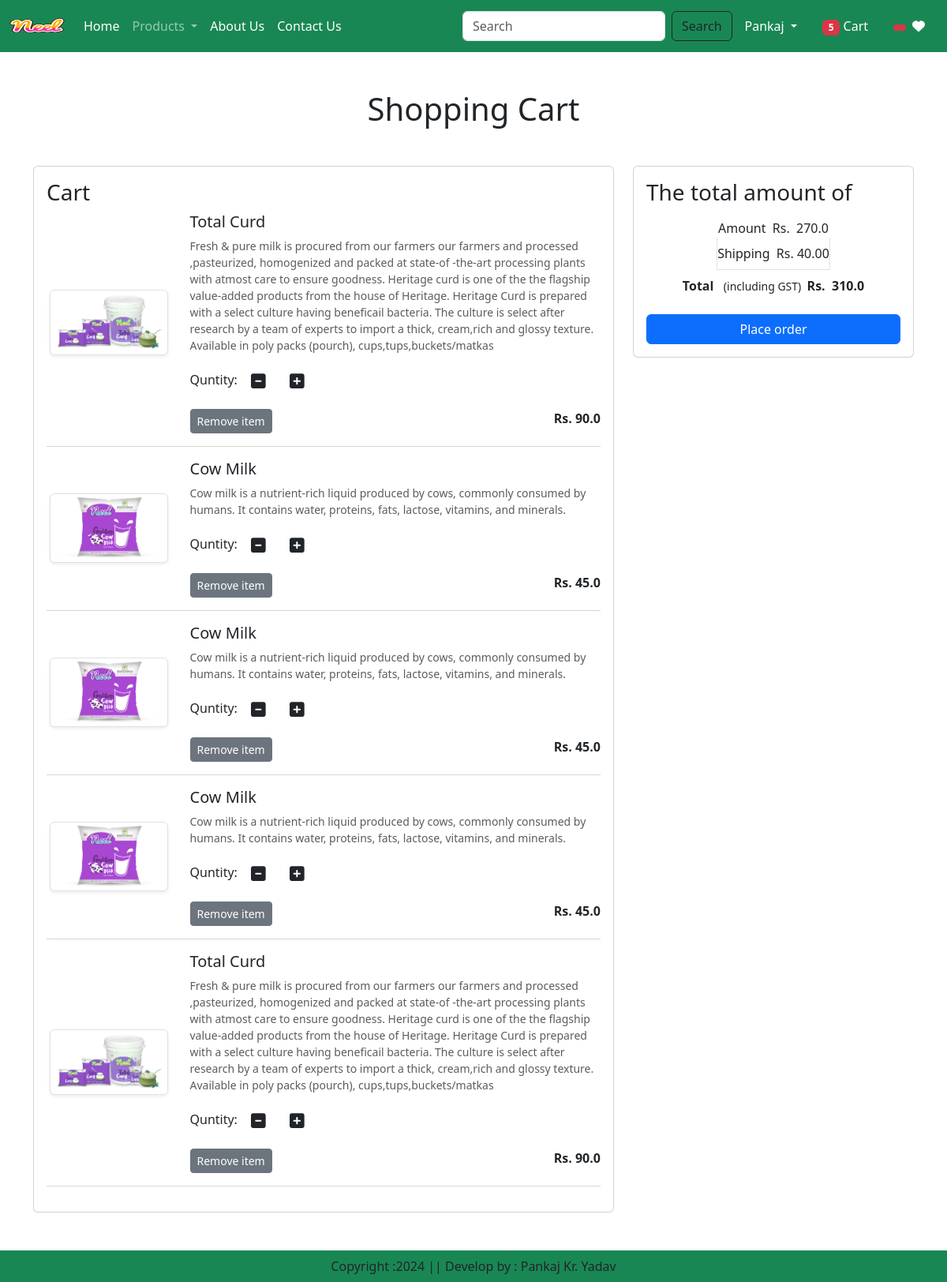
The page /cart/ (signed in) on the database as committed earlier.
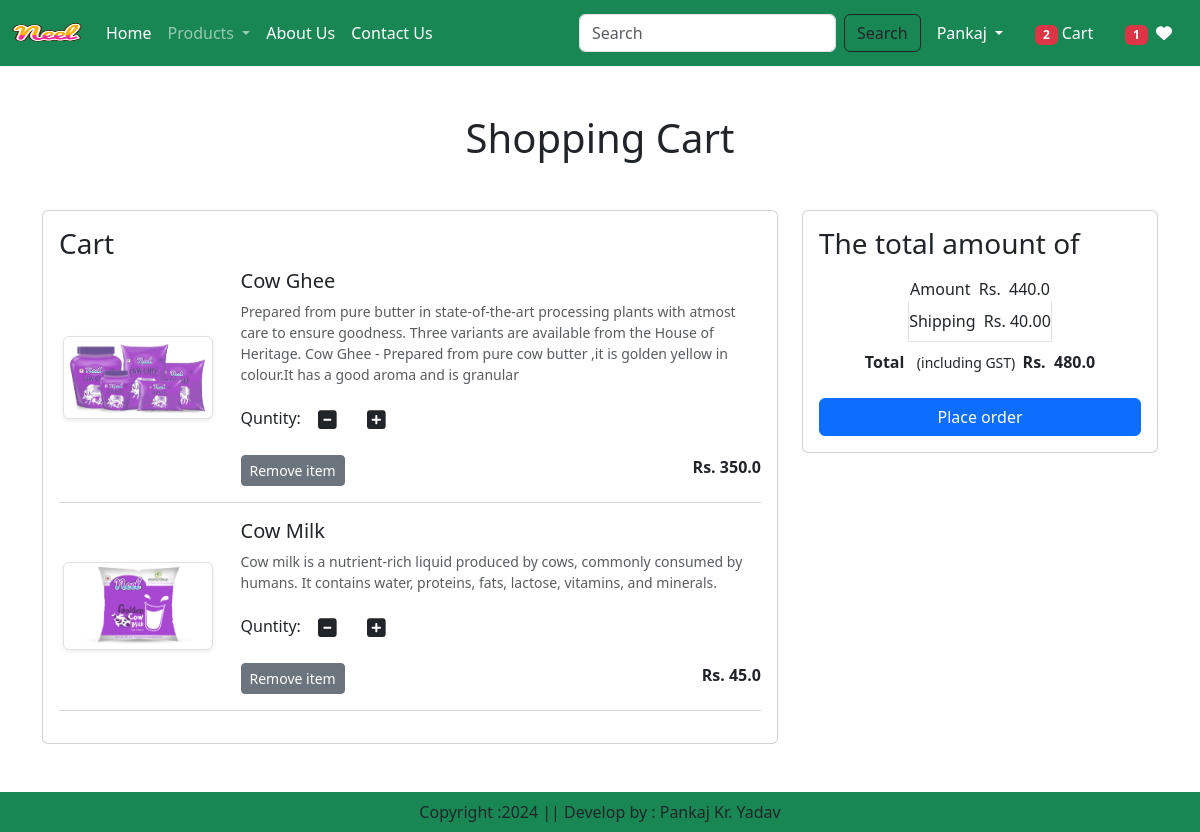
The same page on the database as committed later.
### app/models.py (models this page shows, shortened)
class Cart(models.Model):
    user = models.ForeignKey(User, on_delete=models.CASCADE)
    product = models.ForeignKey(Product, on_delete=models.CASCADE)
    quantity = models.PositiveIntegerField(default=1)

class Product(models.Model):
    title = models.CharField(max_length=100)
    selling_price = models.FloatField()
    discounted_price = models.FloatField()
    description = models.TextField()
    Composition = models.TextField(default='')
    prodapp = models.TextField(default='')
    category = models.CharField(choices=CATEGORY_CHOICES, max_length=2)
    product_image = models.ImageField(upload_to='product')

### app/views.py (the view)
# urls.py: path('cart/',views.show_cart,name="showcart"),
@login_required
def show_cart(request):
    user=request.user
    cart=Cart.objects.filter(user=user)
    amount=0
    for p in cart:
        value = p.quantity * p.product.discounted_price
        amount = amount + value
    totalamount = amount + 40
    totalitem = 0
    wishitem=0
    if request.user.is_authenticated:
        totalitem = len(Cart.objects.filter(user=request.user))
        wishitem = len(Wishlist.objects.filter(user=request.user))
    return render(request,'app/addtocart.html',locals())

### app/templates/app/addtocart.html (shortened to what this page needs)
{% extends 'app/base.html' %}
{% load static %}
{% block content %}
    <div class="container my-5">
        <div class="row">
            {% if cart %}
            <h1 class="text-center mb-5"> Shopping Cart</h1>
            <div class="col-sm-8">
                <div class="card">
                    <div class="card-body">
                        <h3>Cart</h3>
                        {% for item in cart %}
                        <div class="row">
                            <div class="col-sm-3 text-center align-self-center">
                                <img src="{{item.product.product_image.url}}" alt="" class="img-fluid img-thumbnail shadow-sm" height="150" width="150">
                            </div>
                            <div class="col-sm-9">
                                <div>
                                    <h5>{{item.product.title}}</h5>
                                    <p class="mb-2 text-muted small">{{item.product.description}}</p>
                                    <div class="my-3">
                                        <label for="quantity">Quntity:</label>
                                        <a class="minus-cart btn" pid={{item.product.id}}><i class="fas fa-minus-square fa-lg"></i></a>
                                        <a class="plus-cart btn" pid={{item.product.id}}><i class="fas fa-plus-square fa-lg"></i></a>
                                    </div>
                                    <div class="d-flex justify-content-between">
                                        <a href="#" class="remove-cart btn btn-sm btn-secondary mr-3" pid={{item.product.id}}>Remove item</a>
                                        <p class="mb-0"><span><strong> Rs. {{item.product.discounted_price}}</strong></span></p>
                                    </div>
                                </div>
                            </div>
                        </div>
                        <hr class="text-muted">
                        {% endfor %}
                    </div>
                </div>
            </div>
            <div class="col-sm-4">
                <div class="card">
                    <div class="card-body">
                        <h3>The total amount of</h3>
                        <ul class="list-group">
                            <li class="list-group-item d-flex justify-content-between align-self-center border-0 px-0 pb-0">Amount &nbsp; <span id="amount">Rs.&nbsp; {{amount}}</span></li>
                            <li class="list-group-item d-flex justify-content-between align-self-center px-0 ">Shipping &nbsp; <span >Rs. 40.00</span></li>
                            <li class="list-group-item d-flex justify-content-between align-self-center border-0 px-0 mb-3">
                            <div>
                                <strong>Total &nbsp;</strong> <small>(including GST) &nbsp;</small>
                            </div>
                            <span id="totalamount"><strong>Rs. &nbsp;{{totalamount}}</strong></span>
                        </li>
                        </ul>
                        <div class="d-grid"><a href="{% url 'checkout' %}" class="btn btn-primary">Place order</a>
                        </div>
                    </div>
                </div>
            </div>
            {% else %}
            <h1 class="text-center mb-5">Cart is Empty</h1>
            {% endif %}
        </div>
    </div>
{% endblock content %}

### app/templates/app/base.html (shortened to what this page needs)
<!DOCTYPE html>
{% load static  %}
<html lang="en">
<head>
    <link href="https://cdn.jsdelivr.net/npm/bootstrap@5.3.3/dist/css/bootstrap.min.css" rel="stylesheet">
    <link rel="stylesheet" href="{% static 'app/css/owl.carousel.min.css' %}"/>
    <link rel="stylesheet" href="{% static 'app/css/all.min.css' %}"/>
    <link rel="stylesheet" href="{% static 'app/css/style.css' %}"/>
</head>
<body>
    <nav class="navbar navbar-expand-lg navbar-dark bg-success">
        <div class="container-fluid">
          <a class="navbar-brand" href="#">
            <img src="{% static 'app/images/Neel.png' %} " width="70" height="40" alt="">
          </a>
          <div class="collapse navbar-collapse" id="navbarSupportedContent">
            <ul class="navbar-nav me-auto mb-2 mb-lg-0">
              {% if request.user.is_authenticated %}
              <li class="nav-item">
                <a class="nav-link active" aria-current="page" href="/">Home</a>
              </li>
              <li class="nav-item dropdown">
                <a class="nav-link dropdown-toggle" href="#" role="button" data-bs-toggle="dropdown" aria-expanded="false">
                  Products
                </a>
              </li>
              <li class="nav-item">
                <a class="nav-link text-white" href="{% url 'about' %}">About Us</a>
              </li>
              <li class="nav-item">
                <a class="nav-link text-white" href="{% url 'contact' %}">Contact Us</a>
              </li>
            </ul>
            <form class="d-flex" role="search" action="/search">
              <input class="form-control me-2" type="search" placeholder="Search" name="search" aria-label="Search">
              <button class="btn btn-outline-dark" type="submit">Search</button>
            </form>
          </div>
          <ul class="navbar-nav me-auto mb-2 mb-lg-0">
            <li class="nav-item dropdown mx-2">
              <a class="nav-link dropdown-toggle text-white" href="#" id="profileDropdown" role="button" data-bs-toggle="dropdown" aria-expanded="false">
                Pankaj
              </a>
            </li>
            <li class="nav-item mx-2">
              <a href="{% url 'showcart' %}" class="nav-link text-white" ><span class="badge bg-danger">
              {% if totalitem > 0 %} {{totalitem}}
              {% endif %}
                </span>  Cart </a>
            </li>
            <li class="nav-item mx-2">
              <a href="{% url 'showwishlist' %}" class="nav-link text-white"> <span class="badge bg-danger">
                {% if wishitem > 0 %} {{wishitem}}
                {% endif %}
                  </span>&nbsp;&nbsp;<i class="fas fa-heart"></i> </a>
            </li>
            {% endif %}
          </ul>
        </div>
      </nav>
      {% block content %}
      {% endblock content %}
        <footer class="container-fluid bottom bg-success text-center p-2 mt-5">
          Copyright :2024 || Develop by : Pankaj Kr. Yadav
        </footer>
</body>
</html>

Rows that differ between the two databases and show on the page:
removed Cart: product.product_image (picture), product "Total Curd", product.description "Fresh & pure milk is procured from our farmers our farmers and processed ,pasteurized, homogenized and packed at state-of -the-art processing plants with atmost care to ensure goodness. Heritage curd is one of the the flagship value-added products from the house of Heritage. Heritage Curd is prepared with a select culture having beneficail bacteria. The culture is select after research by a team of experts to import a thick, cream,rich and glossy texture. Available in poly packs (pourch), cups,tups,buckets/matkas", product.discounted_price "90.0"
removed Cart: product.product_image (picture), product "Cow Milk", product.description "Cow milk is a nutrient-rich liquid produced by cows, commonly consumed by humans. It contains water, proteins, fats, lactose, vitamins, and minerals.", product.discounted_price "45.0"
removed Cart: product.product_image (picture), product "Cow Milk", product.description "Cow milk is a nutrient-rich liquid produced by cows, commonly consumed by humans. It contains water, proteins, fats, lactose, vitamins, and minerals.", product.discounted_price "45.0"
removed Cart: product.product_image (picture), product "Total Curd", product.description "Fresh & pure milk is procured from our farmers our farmers and processed ,pasteurized, homogenized and packed at state-of -the-art processing plants with atmost care to ensure goodness. Heritage curd is one of the the flagship value-added products from the house of Heritage. Heritage Curd is prepared with a select culture having beneficail bacteria. The culture is select after research by a team of experts to import a thick, cream,rich and glossy texture. Available in poly packs (pourch), cups,tups,buckets/matkas", product.discounted_price "90.0"
added Cart: product.product_image (picture), product "Cow Ghee", product.description "Prepared from pure butter in state-of-the-art processing plants with atmost care to ensure goodness. Three variants are available from the House of Heritage. Cow Ghee - Prepared from pure cow butter ,it is golden yellow in colour.It has a good aroma and is granular", product.discounted_price "350.0"
Other text that changed with them:
{{ totalitem }}: "5" → "2"
{{ wishitem }}: (not shown) → "1"
{{ amount }}: "270.0" → "440.0"
{{ totalamount }}: "310.0" → "480.0"
